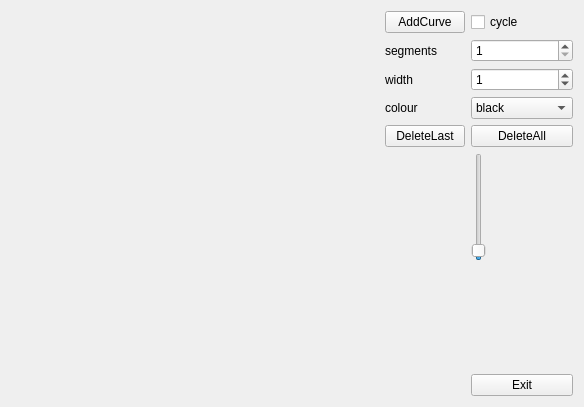
<?xml version="1.0" encoding="UTF-8"?>
<ui version="4.0">
 <class>Curve</class>
 <widget class="QWidget" name="Curve">
  <property name="geometry">
   <rect>
    <x>0</x>
    <y>0</y>
    <width>584</width>
    <height>407</height>
   </rect>
  </property>
  <property name="windowTitle">
   <string>Curve</string>
  </property>
  <layout class="QHBoxLayout" name="horizontalLayout">
   <item>
    <spacer name="horizontalSpacer">
     <property name="orientation">
      <enum>Qt::Horizontal</enum>
     </property>
     <property name="sizeHint" stdset="0">
      <size>
       <width>480</width>
       <height>20</height>
      </size>
     </property>
    </spacer>
   </item>
   <item>
    <layout class="QGridLayout" name="gridLayout">
     <item row="6" column="1">
      <widget class="QPushButton" name="delete_all">
       <property name="text">
        <string>DeleteAll</string>
       </property>
      </widget>
     </item>
     <item row="2" column="0">
      <widget class="QLabel" name="label">
       <property name="text">
        <string>segments</string>
       </property>
      </widget>
     </item>
     <item row="2" column="1">
      <widget class="QSpinBox" name="segments">
       <property name="minimum">
        <number>1</number>
       </property>
       <property name="maximum">
        <number>10</number>
       </property>
      </widget>
     </item>
     <item row="5" column="0">
      <widget class="QLabel" name="label_3">
       <property name="text">
        <string>colour</string>
       </property>
      </widget>
     </item>
     <item row="5" column="1">
      <widget class="QComboBox" name="colour_change">
       <item>
        <property name="text">
         <string>black</string>
        </property>
       </item>
       <item>
        <property name="text">
         <string>red</string>
        </property>
       </item>
       <item>
        <property name="text">
         <string>green</string>
        </property>
       </item>
       <item>
        <property name="text">
         <string>blue</string>
        </property>
       </item>
       <item>
        <property name="text">
         <string>yellow</string>
        </property>
       </item>
       <item>
        <property name="text">
         <string>darkMagenta</string>
        </property>
       </item>
      </widget>
     </item>
     <item row="3" column="1">
      <widget class="QSpinBox" name="width">
       <property name="maximum">
        <number>10</number>
       </property>
       <property name="value">
        <number>1</number>
       </property>
      </widget>
     </item>
     <item row="3" column="0">
      <widget class="QLabel" name="label_2">
       <property name="text">
        <string>width</string>
       </property>
      </widget>
     </item>
     <item row="6" column="0">
      <widget class="QPushButton" name="delete_last">
       <property name="text">
        <string>DeleteLast</string>
       </property>
      </widget>
     </item>
     <item row="1" column="0">
      <widget class="QPushButton" name="add_curve">
       <property name="text">
        <string>AddCurve</string>
       </property>
      </widget>
     </item>
     <item row="1" column="1">
      <widget class="QCheckBox" name="cycleBox">
       <property name="text">
        <string>cycle</string>
       </property>
      </widget>
     </item>
     <item row="7" column="1">
      <widget class="QSlider" name="angleChange">
       <property name="maximum">
        <number>360</number>
       </property>
       <property name="singleStep">
        <number>5</number>
       </property>
       <property name="value">
        <number>10</number>
       </property>
       <property name="orientation">
        <enum>Qt::Vertical</enum>
       </property>
      </widget>
     </item>
     <item row="8" column="1">
      <spacer name="verticalSpacer">
       <property name="orientation">
        <enum>Qt::Vertical</enum>
       </property>
       <property name="sizeHint" stdset="0">
        <size>
         <width>20</width>
         <height>40</height>
        </size>
       </property>
      </spacer>
     </item>
     <item row="9" column="1">
      <widget class="QPushButton" name="exit">
       <property name="text">
        <string>Exit</string>
       </property>
      </widget>
     </item>
    </layout>
   </item>
  </layout>
 </widget>
 <layoutdefault spacing="6" margin="11"/>
 <resources/>
 <connections/>
</ui>
